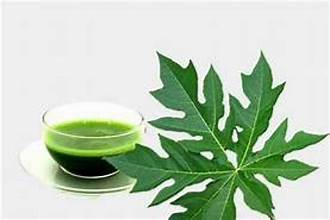
#> input picture Sesi2_Hisyam/Foto/DNPepaya.jfif, 330 x 220 px, found by its file name
$ python Binner_Channel.py
#> lines starting #> are read from the running program, lines starting #| are printed output that depends on the picture; after the words box and inside, x2 and y2 are one past the last pixel; in counts of white or black regions, pixels touching at a corner belong together
import numpy as np
import imageio as img

image_path = "C:/Users/Aspire_Black/Documents/PCG_Smes5_Hisyam/Sesi2_Hisyam/Foto/DNPepaya.jfif"
image = img.imread(image_path)
#> image is the input picture: shape (220, 330, 3); mean R, G, B 186.4, 203.4, 181.5

if len (image.shape) < 3 or image.shape[2] != 3:
    print("Format Gambar Harus RGB")
    exit()

red = image[:,:,0]
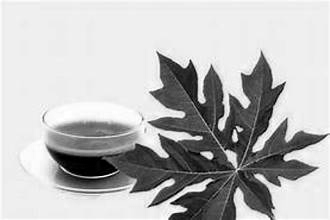
#> red: shape (220, 330); min 0, max 255, mean 186.4
green = image[:,:,1]
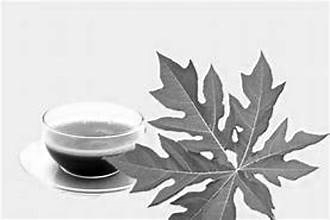
#> green: shape (220, 330); min 0, max 255, mean 203.4
blue = image[:,:,2]
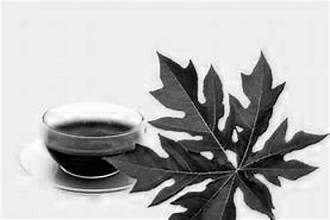
#> blue: shape (220, 330); min 0, max 255, mean 181.5

gray = 0.299 * red + 0.587 * green + 0.144 * blue

image_gray = np.zeros_like(image)
image_gray[:,:,0] = gray
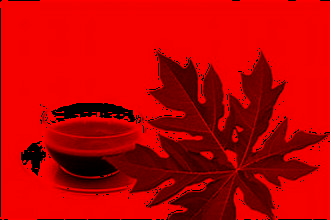
#> image_gray: shape (220, 330, 3); mean of channels 0, 1, 2 192.2, 0, 0; drawn as R, G, B
image_gray[:,:,1] = gray
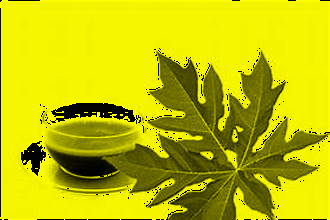
#> image_gray: shape (220, 330, 3); mean of channels 0, 1, 2 192.2, 192.2, 0; drawn as R, G, B
image_gray[:,:,2] = gray
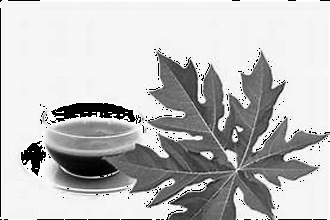
#> image_gray: shape (220, 330, 3); min 0, max 255, mean 192.2

threshold = 100
image_bw = np.zeros_like(image)

for i in range(0, len(gray)):
    for j in range(0, len(gray[i])):
        if gray[i][j] > threshold:
            image_bw[i][j] = 255
        else:
            image_bw[i][j] = 0
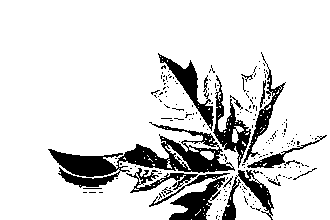
#> image_bw: shape (220, 330, 3); 85.7% white; 195 black regions (179 under 20 px), largest, box (x1, y1, x2, y2) and area: (48, 122, 235, 188) 3767, (149, 173, 230, 220) 1283, (158, 53, 214, 131) 1019


img.imwrite("BW_DNPepaya.jfif", image_bw)

print("Proses Berhasil")
